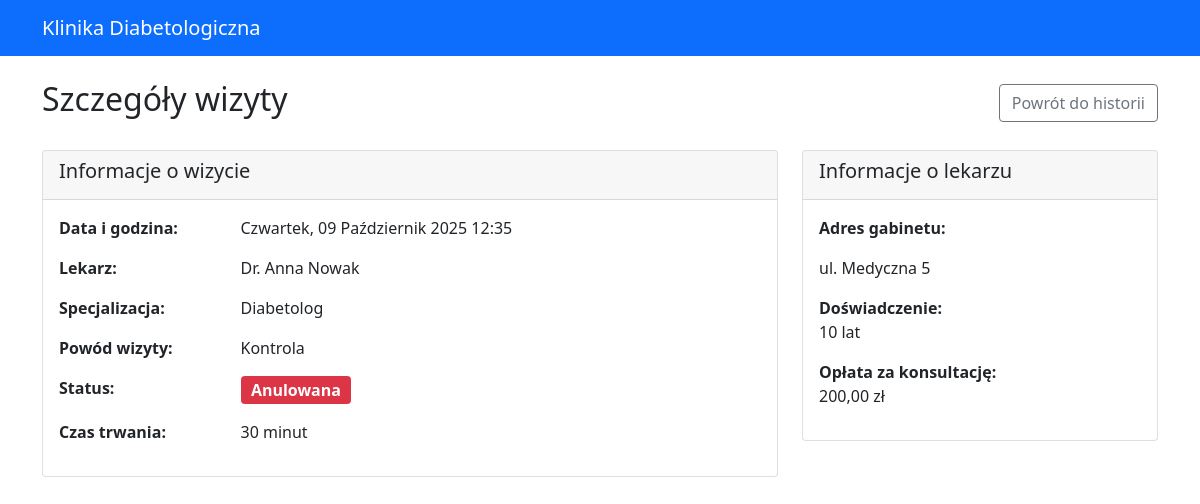
The app's page /appointments/detail/9/ (signed in) with its own data.
### appointments/models.py (models this page shows, shortened)
class Appointment(models.Model):
    STATUS_CHOICES = [
        ('scheduled', 'Zaplanowana'),
        ('completed', 'Zakończona'),
        ('cancelled', 'Anulowana'),
        ('no_show', 'Niestawiennictwo'),
    ]
    patient = models.ForeignKey(Patient, on_delete=models.CASCADE, related_name='appointments')
    doctor = models.ForeignKey(Doctor, on_delete=models.CASCADE, related_name='appointments')
    appointment_date = models.DateTimeField()
    status = models.CharField(max_length=15, choices=STATUS_CHOICES, default='scheduled')
    reason = models.CharField(max_length=200, help_text="Powód wizyty")
    notes = models.TextField(blank=True, help_text="Notatki z wizyty")
    duration_minutes = models.PositiveIntegerField(default=30)
    created_at = models.DateTimeField(auto_now_add=True)
    updated_at = models.DateTimeField(auto_now=True)
    class Meta:
        ordering = ['-appointment_date']
        verbose_name = "Wizyta"
        verbose_name_plural = "Wizyty"

### doctors/models.py (models this page shows, shortened)
class Doctor(models.Model):
    user = models.OneToOneField(settings.AUTH_USER_MODEL, on_delete=models.CASCADE, related_name='doctor_profile')
    license_number = models.CharField(max_length=20, unique=True)
    specialization = models.CharField(
        max_length=50,
        choices=[
            ('endocrinologist', 'Endokrynolog'),
            ('diabetologist', 'Diabetolog'),
            ('internal_medicine', 'Internista'),
            ('family_medicine', 'Lekarz rodzinny'),
        ]
    )
    years_of_experience = models.PositiveIntegerField()
    office_address = models.TextField()
    consultation_fee = models.DecimalField(max_digits=6, decimal_places=2)
    working_hours_start = models.TimeField()
    working_hours_end = models.TimeField()
    working_days = models.CharField(
        max_length=20,
        choices=[
            ('mon-fri', 'Poniedziałek-Piątek'),
            ('mon-sat', 'Poniedziałek-Sobota'),
            ('tue-thu', 'Wtorek-Czwartek'),
        ],
        default='mon-fri'
    )
    education = models.TextField()
    certifications = models.TextField(blank=True)
    bio = models.TextField(blank=True)
    is_accepting_patients = models.BooleanField(default=True)
    created_at = models.DateTimeField(auto_now_add=True)
    updated_at = models.DateTimeField(auto_now=True)
    class Meta:
        verbose_name = "Lekarz"
        verbose_name_plural = "Lekarze"

### authentication/models.py (models this page shows, shortened)
class User(AbstractUser):
    USER_TYPE_CHOICES = (
        ('patient', 'Pacjent'),
        ('doctor', 'Lekarz'),
    )
    user_type = models.CharField(
        max_length=10,
        choices=USER_TYPE_CHOICES,
        default='patient'
    )
    phone_number = models.CharField(max_length=15, blank=True)
    failed_login_attempts = models.IntegerField(default=0)
    last_failed_login = models.DateTimeField(null=True, blank=True)
    account_locked_until = models.DateTimeField(null=True, blank=True)
    def is_patient(self):
        return self.user_type == 'patient'

### appointments/views.py (the view)
# urls.py: path('detail/<int:appointment_id>/', views.appointment_detail, name='detail'),
@login_required
def appointment_detail(request, appointment_id):
    if not request.user.is_patient():
        return redirect('authentication:login')
    appointment = get_object_or_404(
        Appointment,
        id=appointment_id,
        patient=request.user.patient_profile
    )
    context = {
        'appointment': appointment,
    }
    return render(request, 'appointments/appointment_detail.html', context)

### appointments/templates/appointments/appointment_detail.html (shortened to what this page needs)
{% extends 'authentication/base.html' %}
{% block content %}
<div class="row">
    <div class="col-md-12">
        <div class="d-flex justify-content-between align-items-center mb-4">
            <h2>Szczegóły wizyty</h2>
            <a href="{% url 'appointments:patient_history' %}" class="btn btn-outline-secondary">Powrót do historii</a>
        </div>
        <div class="row">
            <div class="col-md-8">
                <div class="card">
                    <div class="card-header">
                        <h5>Informacje o wizycie</h5>
                    </div>
                    <div class="card-body">
                        <div class="row mb-3">
                            <div class="col-md-3"><strong>Data i godzina:</strong></div>
                            <div class="col-md-9">{{ appointment.appointment_date|date:"l, d F Y H:i" }}</div>
                        </div>
                        <div class="row mb-3">
                            <div class="col-md-3"><strong>Lekarz:</strong></div>
                            <div class="col-md-9">Dr. {{ appointment.doctor.user.first_name }} {{ appointment.doctor.user.last_name }}</div>
                        </div>
                        <div class="row mb-3">
                            <div class="col-md-3"><strong>Specjalizacja:</strong></div>
                            <div class="col-md-9">{{ appointment.doctor.get_specialization_display }}</div>
                        </div>
                        <div class="row mb-3">
                            <div class="col-md-3"><strong>Powód wizyty:</strong></div>
                            <div class="col-md-9">{{ appointment.reason }}</div>
                        </div>
                        <div class="row mb-3">
                            <div class="col-md-3"><strong>Status:</strong></div>
                            <div class="col-md-9">
                                {% if appointment.status == 'scheduled' %}
                                    <span class="badge bg-primary fs-6">{{ appointment.get_status_display }}</span>
                                {% elif appointment.status == 'completed' %}
                                    <span class="badge bg-success fs-6">{{ appointment.get_status_display }}</span>
                                {% elif appointment.status == 'cancelled' %}
                                    <span class="badge bg-danger fs-6">{{ appointment.get_status_display }}</span>
                                {% else %}
                                    <span class="badge bg-warning fs-6">{{ appointment.get_status_display }}</span>
                                {% endif %}
                            </div>
                        </div>
                        <div class="row mb-3">
                            <div class="col-md-3"><strong>Czas trwania:</strong></div>
                            <div class="col-md-9">{{ appointment.duration_minutes }} minut</div>
                        </div>
                    </div>
                </div>
            </div>
            <div class="col-md-4">
                <div class="card">
                    <div class="card-header">
                        <h5>Informacje o lekarzu</h5>
                    </div>
                    <div class="card-body">
                        <p><strong>Adres gabinetu:</strong><br>
                        {{ appointment.doctor.office_address|linebreaks }}</p>
                        <p><strong>Doświadczenie:</strong><br>
                        {{ appointment.doctor.years_of_experience }} lat</p>
                        <p><strong>Opłata za konsultację:</strong><br>
                        {{ appointment.doctor.consultation_fee }} zł</p>
                    </div>
                </div>
            </div>
        </div>
    </div>
</div>
{% endblock %}

### records on screen
Appointment: appointment_date "Czwartek, 09 Październik 2025 12:35", doctor.user.first_name "Anna", doctor.user.last_name "Nowak", doctor.specialization "Diabetolog", reason "Kontrola", status "Anulowana", duration_minutes "30", doctor.office_address "ul. Medyczna 5", doctor.years_of_experience "10", doctor.consultation_fee "200,00"
